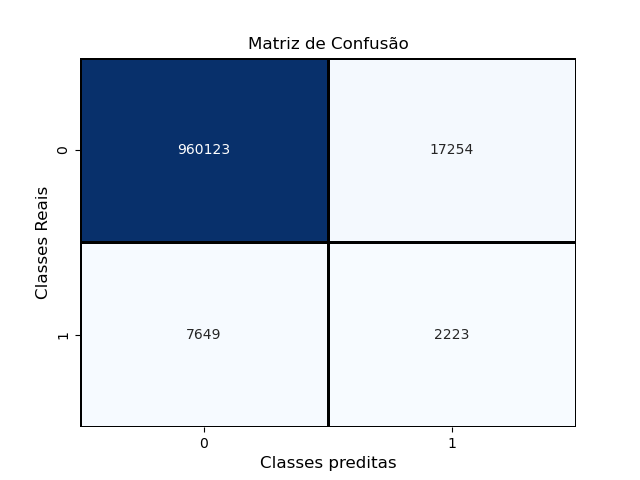

The script that drew this image:
#import os 
#os.environ["tf_gpu_allocator"]="cuda_malloc_async"


from sklearn.model_selection import train_test_split
from sklearn.metrics import confusion_matrix
from sklearn.metrics import accuracy_score
from sklearn.metrics import classification_report

import numpy as np
import matplotlib.pyplot as plt
import pandas as pd

import heapq 
#os.environ["tf_gpu_allocator"]="cuda_malloc_async"



import math
import seaborn as sns

import tensorflow as tf
from tensorflow import keras

from keras.layers import Dense, Input, Dropout, BatchNormalization
from keras.models import Sequential
from keras.utils import to_categorical
from keras.optimizers import Adam




# Enable logging to see which CPU cores or operations are being placed
#tf.debugging.set_log_device_placement(True)

def step_function(x):
    return int(x >= 0) 

BS=256 #Batch SIze
LR=0.0001 #Learning Rate
WT=100 #weight for VH error in class_weight
L1=100 #Number of units in Hidden Layer 1
L2=100 #Number of units in Hidden Layer 2
L3=100 #Number of units in Hidden Layer 3

CW = {0: 1.0, 1: WT}

per=0.01 #percentagem de VH




#Training Bit
file_path = "training_bit.txt"

with open(file_path, 'r') as myfile:
    data_training = [list(line.strip()) for line in myfile] # Read each line, convert to a list of characters

#Create the DataFrame
X_treinamento = pd.DataFrame(data_training).astype(int)
print(f"X_treinamento:\n{X_treinamento.describe()}\n")
X_treinamento = np.array(X_treinamento)

#Validation Bit
file_path = "validation_bit.txt"

with open(file_path, 'r') as myfile:
    data_validation = [list(line.strip()) for line in myfile] # Read each line, convert to a list of characters

#Create the DataFrame
X_validacao = pd.DataFrame(data_validation).astype(int)
print(f"X_validacao:\n{X_validacao.describe()}\n")
X_validacao = np.array(X_validacao)

#Testing Bit
file_path = "testing_bit.txt"

with open(file_path, 'r') as myfile:
    data_testing = [list(line.strip()) for line in myfile] # Read each line, convert to a list of characters

#Create the DataFrame
X_teste = pd.DataFrame(data_testing).astype(int)
print(f"X_teste:\n{X_teste.describe()}\n")
X_teste = np.array(X_teste)




#Training Score
file_path = "training_score.txt"
y_treinamento_unravelled=pd.read_csv(file_path, header=None)
y_treinamento_unravelled.columns=['Score']
print(f"y_treinamento_unravelled:\n{y_treinamento_unravelled.describe()}\n")
y_treinamento=np.ravel(y_treinamento_unravelled)

y_treinamento_ar = heapq.nsmallest(math.floor(per*len(y_treinamento)), y_treinamento.T)
y_treinamento_lim = y_treinamento_ar[math.floor(per*len(y_treinamento))-1]
y_treinamento_VH = np.array([1 if x<=y_treinamento_lim else 0 for x in y_treinamento.T])


# Temos 2 classes
# Converter o vetor de rótulos para uma matriz binária
# Alterar o conjunto de dados de rótulos para o formato de string binária 1-de-N (one-hot encoding)
# Teremos uma rede neural com 2 neurônios na camada de saída
#y_treinamento_VH = to_categorical(y_treinamento_VH)


#Validation Score
file_path = "validation_score.txt"
y_validacao_unravelled=pd.read_csv(file_path, header=None)
y_validacao_unravelled.columns=['Score']
print(f"y_validacao_unravelled:\n{y_validacao_unravelled.describe()}\n")
y_validacao=np.ravel(y_validacao_unravelled)

y_validacao_ar = heapq.nsmallest(math.floor(per*len(y_validacao)), y_validacao.T)
y_validacao_lim = y_validacao_ar[math.floor(per*len(y_validacao))-1]
y_validacao_VH = np.array([1 if x<=y_validacao_lim else 0 for x in y_validacao.T])

# Temos 2 classes
# Converter o vetor de rótulos para uma matriz binária
# Alterar o conjunto de dados de rótulos para o formato de string binária 1-de-N (one-hot encoding)
# Teremos uma rede neural com 2 neurônios na camada de saída
#y_validacao_VH = to_categorical(y_validacao_VH)

#Testing Score
file_path = "testing_score.txt"
y_teste_unravelled=pd.read_csv(file_path, header=None)
y_teste_unravelled.columns=['Score']
print(f"y_teste_unravelled:\n{y_teste_unravelled.describe()}\n")
y_teste=np.ravel(y_teste_unravelled)

y_teste_ar = heapq.nsmallest(math.floor(per*len(y_teste)), y_teste.T)
y_teste_lim = y_teste_ar[math.floor(per*len(y_teste))-1]
y_teste_VH = np.array([1 if x<=y_teste_lim else 0 for x in y_teste.T])

# Temos 2 classes
# Converter o vetor de rótulos para uma matriz binária
# Alterar o conjunto de dados de rótulos para o formato de string binária 1-de-N (one-hot encoding)
# Teremos uma rede neural com 2 neurônios na camada de saída
#y_teste_VH = to_categorical(y_teste_VH)




#num_objetos num_colunas
num_objetos, num_colunas = X_treinamento.shape


#Treino teste
#X_treino, X_teste, y_treino, y_teste = train_test_split(previsoes_df, previsoes_VH, test_size = 0.3, random_state = 42)
                                                                  
                                                                  
#Treinamento Validação
#X_treinamento, X_validacao, y_treinamento, y_validacao = train_test_split(X_treino, y_treino, test_size=0.2, random_state=42)


## Topologia da Rede Neural
# - relu:  função de ativação ReLU: f(x) = max(0, x)
# - softmax: cada neurônio de saída receberá uma probabilidade

modelo = Sequential()
modelo.add(Input(shape=(num_colunas,)))
modelo.add(Dense(units=L1,name='camada_escondida_1', activation='relu'))
modelo.add(Dense(units=L2,name='camada_escondida_2', activation='relu'))
modelo.add(Dense(units=L3,name='camada_escondida_3', activation='relu'))
modelo.add(Dense(units=1, name='camada_saida', activation='sigmoid')) #Ou é Virtual hit ou não é


## Parâmetros da Rede Neural
#  optimizer = algoritmo para atualizar os pesos baseado no loss:
#       Ex. 'adam', 'sgd', 'rmsprop'
#  loss = cálculo do erro.
#       Ex.: 'mean_squared_error','categorical_crossentropy', 'binary_crossentropy'
#  metrics = lista de métricas para avaliar o modelo

#custom_adam = Adam(learning_rate=LR)  # Customizando para definir a learning_rate

#sgd_optimizer = keras.optimizers.SGD(learning_rate=0.01, momentum=0.9)

sgd_optimizer = keras.optimizers.SGD(
    learning_rate=LR,
    momentum=0.9,
    nesterov=True,
    weight_decay=1e-4  # Automatically applies L2 penalty to weights
)

modelo.compile(optimizer = sgd_optimizer,
               loss = 'binary_crossentropy',
               metrics = ['accuracy'])

modelo.summary()






#Treinamento da Rede Neural

# 150 épocas
# Atenção para o conjunto de validação.

modelo.fit(X_treinamento,
           y_treinamento_VH,
           batch_size = BS,
           epochs = 150,
           class_weight=CW,
           validation_data = (X_validacao, y_validacao_VH))


#Salvar modelo
sv_pth='BS_'+str(BS)+'_LR_'+str(LR)+'_WT_'+str(WT)+'_'+str(L1)+'_'+str(L2)+'_'+str(L3)
#sv_pth='BS_'+str(BS)+'_LR_'+str(LR)+'_WT_'+str(WT)+'_'+str(L1)+'_'+str(L2)+'_'+str(L3)
modelo.save('./Resultados class/'+sv_pth+'/'+sv_pth+'.h5')


#Extração de previsões
previsoes = modelo.predict(X_teste)


y_previsao_matrix = [step_function(t-0.5) for t in previsoes]
y_teste_matrix = [step_function(t-0.5) for t in y_teste_VH]


# Acurácia do Modelo avaliada no Conjunto de Dados de teste:
accuracy = accuracy_score(y_teste_matrix, y_previsao_matrix)
print("Acurácia no conjunto de teste ( previsões Corretas / todas as previsões  ):\n", accuracy)



#Matriz de confusão - tabela com desempenho do modelo
confusao = confusion_matrix(y_teste_matrix, y_previsao_matrix)
print("Matriz de Confusão no Conjunto de Teste (Classes reais x Classes preditas):")

print("Matriz de Confusão")
print(confusao)

# Matriz de Confusão - representação mais informativa e didática
print("\n\n Matriz de Confusão")
sns.heatmap(
    confusao,
    annot=True,          # Show números nas células
    fmt='d',             # Números como inteiros
    cmap='Blues',        # Paleta de cores
    cbar=False,          # Remover barra à direita
    linewidths=1,        # Adicionar borda
    linecolor='black'    # Cor da borda
)
plt.xlabel('Classes preditas', fontsize=12)
plt.ylabel('Classes Reais', fontsize=12)
plt.title('Matriz de Confusão', fontsize=12)
plt.show()

#https://stackoverflow.com/questions/54141663/how-can-i-solve-error-allocation-exceeds-10-of-system-memory-on-keras
